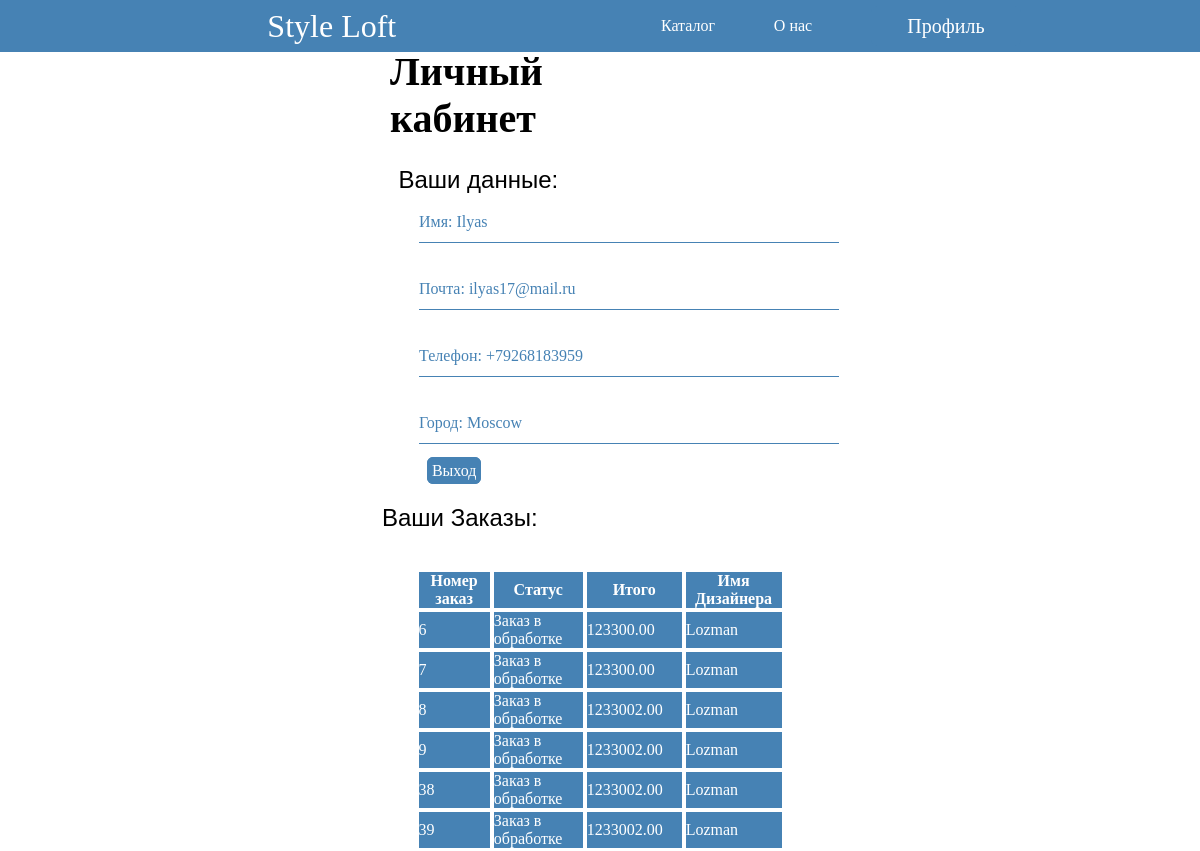
Page /cabinet.php (signed in) on the committed database.
### tables this page shows
CREATE TABLE `users` (
  `user_id` int(11) NOT NULL,
  `email` varchar(255) NOT NULL,
  `password` varchar(255) NOT NULL,
  `name` varchar(255) DEFAULT NULL,
  `address` varchar(255) DEFAULT NULL,
  `phone` varchar(255) DEFAULT NULL
);

CREATE TABLE `orders` (
  `order_id` int(11) NOT NULL,
  `user_id` int(11) NOT NULL,
  `date` date NOT NULL,
  `status` varchar(255) NOT NULL,
  `price` decimal(10,2) NOT NULL,
  `name` varchar(255) NOT NULL,
  `email` varchar(255) NOT NULL,
  `task` varchar(255) NOT NULL,
  `worker` varchar(100) NOT NULL
);

### cabinet.php (the view, shortened to what this page needs)
<?php
require 'connect.php';
$user_id = $_SESSION['user_id'];
$strSQL = "SELECT * FROM users WHERE user_id=?";
$stmt = $mysqli->prepare($strSQL);
$stmt->bind_param("i", $user_id);
$stmt->execute();
$result = $stmt->get_result();
$row = $result->fetch_assoc();
?>
<html lang="en">
<body>
    <?php
    include "header.php";
    ?>
    <section class="main">
        <h1 class="store-text" id="cab">Личный кабинет</h1>
        <div class="cabinet-wrapper">
            <div class="cabinet-information">
                <p class="user-data">Ваши данные:</p>
                <div class="user-information">
                    <p class="pp">Имя: <?= $row['name'] ?></p>
                    <p class="pp">Почта: <?= $row['email'] ?></p>
                    <p class="pp">Телефон: <?= $row['phone'] ?></p>
                    <p class="pp">Город: <?= $row['address'] ?></p>
                    <p><a href="logout.php" class="cbb">Выход</a></p>
                </div>
            </div>
            <div class="orders-information">
            <p class="user-data" id="dd">Ваши Заказы:</p>
                <?php
                $sql = "SELECT order_id, date, status, price, worker FROM orders WHERE user_id = '$user_id'";
                $result = mysqli_query($mysqli, $sql);
                if (mysqli_num_rows($result) > 0) {
                    echo "<table class='orders'>
      <tr>
        <th class='t1'>Номер заказ</th>
        <th class='t1'>Статус</th>
        <th class='t1'>Итого</th>
        <th class='t1'>Имя Дизайнера</th>
      </tr>";
                    while ($row = mysqli_fetch_assoc($result)) {
                        echo "<tr>
        <td>" . $row['order_id'] . "</td>
        <td>" . $row['status'] . "</td>
        <td>" . $row['price'] . "</td>
        <td>" . $row['worker'] . "</td>
      </tr>";
                    }
                    echo "</table>";
                }
                ?>
            </div>
        </div>
    </section>
</body>
</html>

### header.php (shortened to what this page needs)
<!DOCTYPE html>
<html lang="en">
<head>
    <link rel="stylesheet" href="style.css">
</head>
<header>
    <div class="header-wrapper">
        <div class="brand"><a href="index.php">Style Loft</a></div>
        <ul class="navbar">
            <li class="navbtn"><a href="store.php" class="nav2">Каталог</a></li>
            <li class="navbtn"><a href="Start.html" class="nav4">О нас</a></li>
        <li class="user-buttons">
            <div class="user-acbtn">
                <?php if (isset($_SESSION['user_id'])) {
                        echo '<a href="cabinet.php" class="acbtn">'. 'Профиль' .'</a>';
                    } else {
                        echo '<a href="login.php" class="acbtn">Вход</a>';
                    } ?>
                    </div>
            </li>
        </ul>
    </div>
</header>

### style.css (style rules this page uses)
* { margin: 0; padding: 0; }
a { text-decoration: none; }
header { opacity: 0; display: flex; flex-direction: row; justify-content: center; flex-wrap: wrap; align-items: center; width: 100%; background-color: #4682B4; min-height: 6vh; box-sizing: border-box; border: 1px solid #4682B4; animation: appear 2.5s forwards; position: fixed; z-index: 1; }
.main { display: flex; flex-direction: column; justify-content: center; align-items: center; }
section { opacity: 0; animation: appear 2.5s forwards; animation-delay: 0.5s; }
.header-wrapper { display: flex; flex-direction: row; flex-wrap: wrap; justify-content: space-around; align-items: center; width: 85%; padding: 5px; }
.brand { display: flex; justify-content: center; align-items: center; font-size: 32px; width: 30%; }
.brand a { text-decoration: none; color: white; transition: 1s; }
.navbar { display: flex; flex-direction: row; flex-wrap: wrap; justify-content: space-between; align-items: center; width: 30vw; list-style: none; }
.navbar a { text-decoration: none; color: white; transition: all 0.3s ease-out; }
.user-buttons { display: flex; flex-direction: row; flex-wrap: wrap; justify-content: center; align-items: center; min-width: 150px; height: 40px; }
.user-acbtn { display: flex; justify-content: center; align-items: center; align-self: center; width: 100%; height: 100%; }
.acbtn { display: flex; justify-content: center; align-items: center; min-width: 150px; height: 40px; background-color: #4682B4; font-size: 20px; transition: all 0.35s; text-decoration: none; border-radius: 6px; color: white; }
.store-text { font-style: normal; font-weight: 700; font-size: 40px; margin-top: 4%; margin-bottom: 2%; cursor: pointer; transition: all 1s ease-in-out; }
#cab { width: 25vw; margin-left: -10%; }
#dd { margin-left: -38%; }
.cabinet-wrapper { display: flex; justify-content: space-between; flex-direction: column; align-items: center; height: 40vh; width: 100%; }
.user-data { font-size: 24px; font-family: Arial, Helvetica, sans-serif; margin-left: 2%; }
.user-information { display: flex; justify-content: center; align-items: left; flex-direction: column; gap: 10px; margin-left: 5%; }
.pp { color: #4682B4; margin: 2%; width: 35vw; height: 5vh; display: flex; justify-content: left; align-items: center; border-bottom: 1px solid #4682B4; }
.cbb { text-decoration: none; color: white; transition: all 0.5s ease-in-out; border: 1px solid #4682B4; border-radius: 6px; width: 10vw; padding: 1%; background-color: #4682B4; margin: 4%; }
.orders-information { display: flex; align-items: center; justify-content: left; flex-direction: column; margin-top: 2%; }
.orders { width: 50%; margin-top: 5%; height: 100%; color: #ffffff; }
.t1 { background-color: #4682B4; border:1px solid #ffffff; }
.orders td { background-color: #4682B4; width: 15vw; border:1px solid #ffffff; }

### rows in the picture
users: name "Ilyas", email "ilyas17@mail.ru", phone "+79268183959", address "Moscow"
orders: order_id "6", status "Заказ в обработке", price "123300.00", worker "Lozman"
orders: order_id "7", status "Заказ в обработке", price "123300.00", worker "Lozman"
orders: order_id "8", status "Заказ в обработке", price "1233002.00", worker "Lozman"
orders: order_id "9", status "Заказ в обработке", price "1233002.00", worker "Lozman"
orders: order_id "38", status "Заказ в обработке", price "1233002.00", worker "Lozman"
orders: order_id "39", status "Заказ в обработке", price "1233002.00", worker "Lozman"
